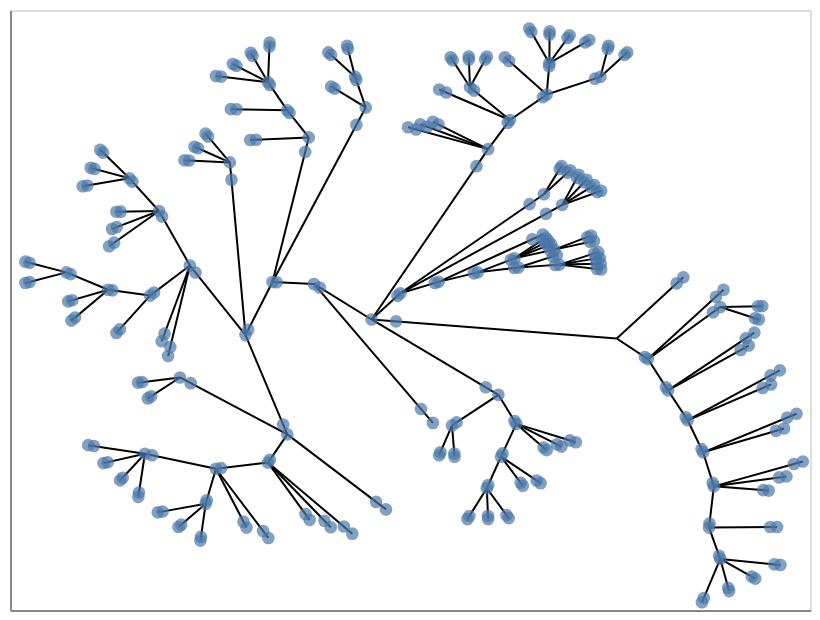

The notebook cell saved with this chart:
### Code cell
# let's look at the tree a little
# Compute positions for viz.
pos = nx.nx_agraph.graphviz_layout(robottree, prog="twopi")


# Draw the graph using Altair
viz = nxa.draw_networkx(robottree, pos=pos)

# let's break it apart into edges and nodes
edgeviz = viz.layer[0]
nodeviz = viz.layer[1]


# add tooltips to the nodes
nodeviz = nodeviz.mark_circle(size=40).encode(tooltip='id:N')
edgeviz + nodeviz

### Figure 1 — Vega-Lite specification as saved in the notebook (floating-point values rounded to 4 significant figures; data arrays with more than 128 entries replaced by an {"elided": "..."} marker saying what was removed)
{"config": {"view": {"continuousWidth": 400, "continuousHeight": 300}}, "layer": [{"data": {"name": "data-e9c4d0b43f7e979a07152747dea107a4"}, "mark": {"type": "line", "color": "black", "opacity": 1, "strokeWidth": 1}, "encoding": {"detail": {"type": "quantitative", "field": "edge"}, "x": {"type": "quantitative", "axis": {"grid": false, "labels": false, "ticks": false, "title": ""}, "field": "x"}, "y": {"type": "quantitative", "axis": {"grid": false, "labels": false, "ticks": false, "title": ""}, "field": "y"}}}, {"data": {"name": "data-0de5f83b1d9762e1ff6d1cd3c72cba70"}, "mark": {"type": "circle", "size": 40}, "encoding": {"detail": {"type": "quantitative", "field": "edge"}, "tooltip": {"type": "nominal", "field": "id"}, "x": {"type": "quantitative", "axis": {"grid": false, "labels": false, "ticks": false}, "field": "x"}, "y": {"type": "quantitative", "axis": {"grid": false, "labels": false, "ticks": false}, "field": "y"}}}], "$schema": "https://vega.github.io/schema/vega-lite/v4.8.1.json", "datasets": {"data-e9c4d0b43f7e979a07152747dea107a4": {"elided": "300 records"}, "data-0de5f83b1d9762e1ff6d1cd3c72cba70": {"elided": "300 records"}}}
